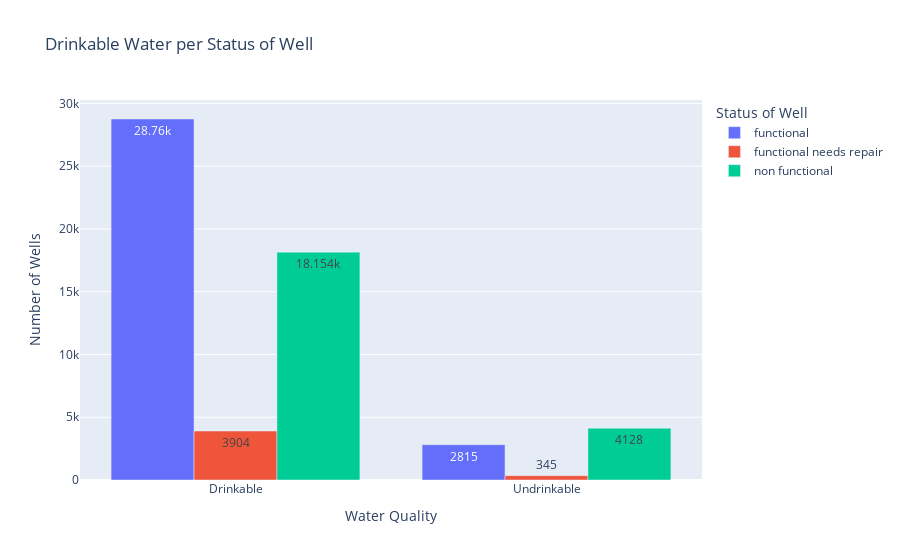

The notebook cell saved with this chart:
### Code cell
px.bar(x = water['binary_water_qual'], y = water['id'], color = water['status_group'],text_auto=True, barmode="group",
      title="Drinkable Water per Status of Well",
       labels={'x':'Water Quality', 'y':'Number of Wells', 'color':'Status of Well'})

### Figure 1 — Plotly figure (JSON) as saved in the notebook; plotly's stock layout.template omitted (floating-point values rounded to 4 significant figures)
{"data": [{"alignmentgroup": "True", "hovertemplate": "Status of Well=functional<br>Water Quality=%{x}<br>Number of Wells=%{y}<extra></extra>", "legendgroup": "functional", "marker": {"color": "#636efa", "pattern": {"shape": ""}}, "name": "functional", "offsetgroup": "functional", "orientation": "v", "showlegend": true, "textposition": "auto", "texttemplate": "%{y}", "type": "bar", "x": ["Drinkable", "Undrinkable"], "xaxis": "x", "y": [28760, 2815], "yaxis": "y"}, {"alignmentgroup": "True", "hovertemplate": "Status of Well=functional needs repair<br>Water Quality=%{x}<br>Number of Wells=%{y}<extra></extra>", "legendgroup": "functional needs repair", "marker": {"color": "#EF553B", "pattern": {"shape": ""}}, "name": "functional needs repair", "offsetgroup": "functional needs repair", "orientation": "v", "showlegend": true, "textposition": "auto", "texttemplate": "%{y}", "type": "bar", "x": ["Drinkable", "Undrinkable"], "xaxis": "x", "y": [3904, 345], "yaxis": "y"}, {"alignmentgroup": "True", "hovertemplate": "Status of Well=non functional<br>Water Quality=%{x}<br>Number of Wells=%{y}<extra></extra>", "legendgroup": "non functional", "marker": {"color": "#00cc96", "pattern": {"shape": ""}}, "name": "non functional", "offsetgroup": "non functional", "orientation": "v", "showlegend": true, "textposition": "auto", "texttemplate": "%{y}", "type": "bar", "x": ["Drinkable", "Undrinkable"], "xaxis": "x", "y": [18154, 4128], "yaxis": "y"}], "layout": {"barmode": "group", "legend": {"title": {"text": "Status of Well"}, "tracegroupgap": 0}, "title": {"text": "Drinkable Water per Status of Well"}, "xaxis": {"anchor": "y", "domain": [0, 1], "title": {"text": "Water Quality"}}, "yaxis": {"anchor": "x", "domain": [0, 1], "title": {"text": "Number of Wells"}}}}
